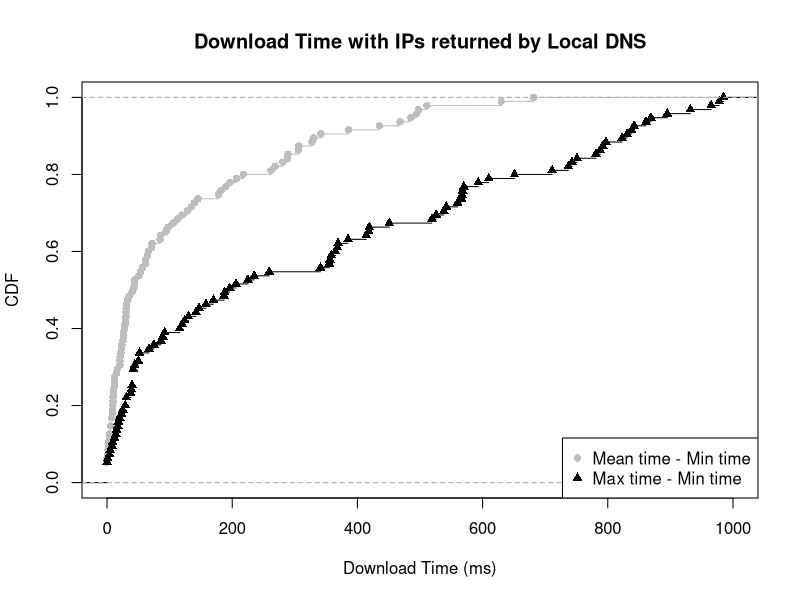

Recreate this plot in R.
mean_min <- c(5.666667, 29.759259, 12.285714, 27.666667, 20.777778, 5.666667, 50.833333, 177.750000, 70.859649, 65.866667, 30.666667, 11.833333, 330.397000, 16.800000, 289.044000, 2.333333, 84.583333, 0.090909, 0.000000, 20.666667, 9.200000, 31.055556, 97.496667, 494.660000, 7.666667, 9.416667, 20.555556, 3.500000, 61.750000, 189.666667, 206.500000, 0.000000, 468.163333, 145.333333, 3.900000, 7.666667, 182.000000, 280.499167, 26.125000, 23.666667, 61.083333, 112.666667, 28.583333, 261.998333, 43.666667, 306.408611, 681.409167, 11.900000, 305.665000, 2.666667, 385.998333, 485.495833, 0.000000, 0.000000, 33.166667, 288.663333, 22.833333, 629.825833, 139.685000, 327.498333, 94.332500, 8.500000, 39.910256, 30.333333, 1.666667, 56.309524, 15.333333, 42.833333, 1.769231, 9.000000, 25.257143, 26.041667, 0.000000, 217.665833, 497.228143, 105.529020, 196.457917, 64.833333, 128.333333, 268.333333, 9.750000, 85.166667, 30.500000, 72.000000, 22.166667, 53.333333, 119.833333, 10.333333, 44.333333, 134.625000, 35.233333, 10.727273, 510.995000, 434.996667, 341.830556)

max_min <- c(15.00, 75.00, 356.00, 42.00, 120.00, 31.00, 147.00, 526.00, 781.00, 538.00, 170.00, 23.00, 566.99, 42.00, 413.99, 4.00, 418.00, 1.00, 0.00, 40.00, 39.00, 259.00, 187.99, 609.99, 17.00, 18.00, 116.00, 12.00, 358.00, 369.00, 593.00, 0.00, 742.99, 570.00, 9.00, 42.00, 365.00, 796.99, 89.00, 44.00, 419.00, 235.00, 142.00, 567.99, 385.00, 367.99, 894.99, 42.00, 860.99, 5.00, 559.99, 841.99, 0.00, 0.00, 52.00, 650.99, 52.00, 837.99, 964.99, 791.99, 868.99, 14.00, 519.00, 196.00, 8.00, 158.00, 31.00, 86.00, 38.00, 20.00, 711.00, 355.00, 0.00, 931.99, 830.99, 977.99, 984.99, 451.00, 542.00, 566.00, 50.00, 225.00, 92.00, 187.00, 67.00, 124.00, 341.00, 25.00, 130.00, 823.00, 206.00, 29.00, 750.99, 787.99, 736.99)

mean_min_val = ecdf(mean_min)
max_min_val = ecdf(max_min)

plot(mean_min_val, lty=1, col="grey", pch = 16, xlab="Download Time (ms)", ylab="CDF", main="Download Time with IPs returned by Local DNS", xlim=c(0, 1000))
lines(max_min_val, pch = 17)

legend("bottomright",  pch = c(16, 17), legend=c("Mean time - Min time", "Max time - Min time"), col=c("grey", "black"))

